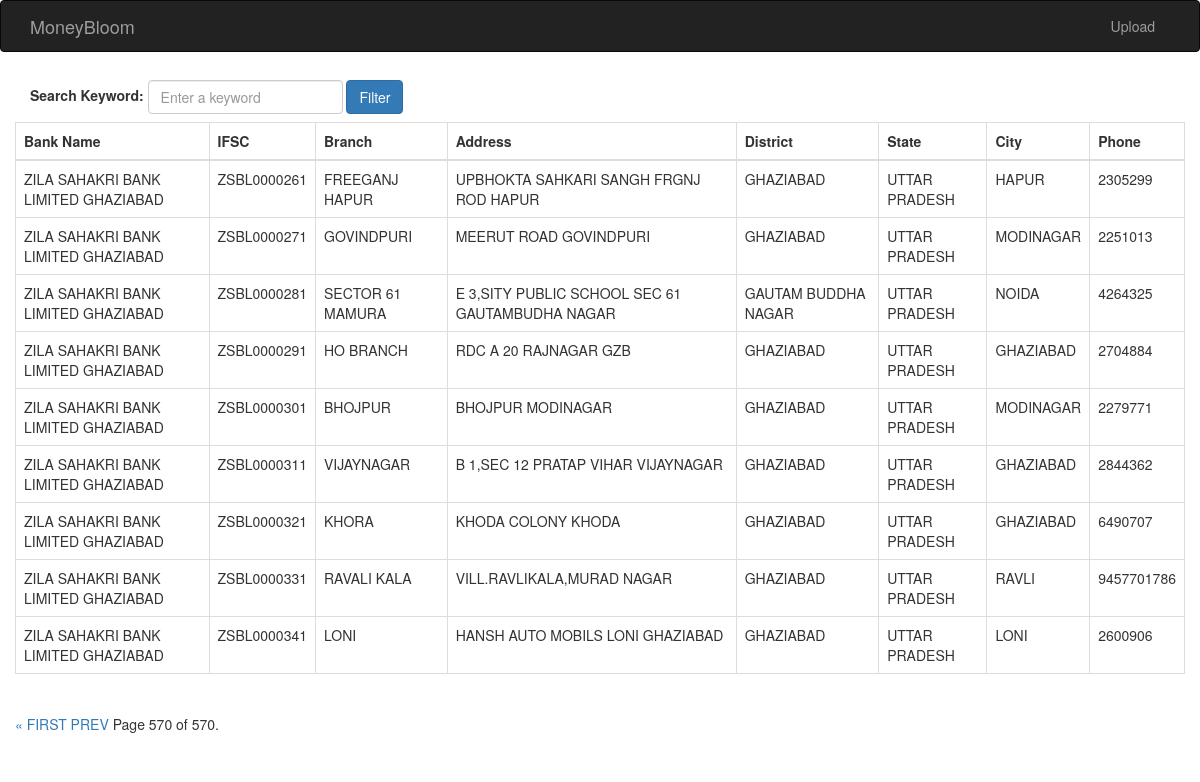
The app's page /bloom/home?page=570 with its own data.
### exceluploader/models.py (models this page shows)
class BankDetails(models.Model):
    bank_name = models.TextField()
    ifsc = models.CharField(max_length=50, primary_key=True)
    branch = models.TextField()
    address = models.TextField()
    district = models.CharField(max_length=2501, default=True)
    state = models.CharField(max_length=250, default=True)
    city = models.CharField(max_length=250, default=True)
    phone = models.CharField(max_length=20, default=True)
    created_at = models.DateTimeField(auto_now_add=True)
    updated_at = models.DateTimeField(auto_now=True)
    class Meta:
        db_table = "BankDetails"

### exceluploader/views.py (the view)
# urls.py: 2. Add a URL to urlpatterns:  path('', Home.as_view(), name='home')
class Home(APIView):
    def get(self, request):
        search = request.GET.get("search", "")
        search_value = search
        if search:
            all_bank_details = fetch_all_bank_details_by_search(search)
        else:
            all_bank_details = fetch_all_bank_details()
        page = request.GET.get('page', 1)
        paginator = Paginator(all_bank_details, 10)
        try:
            bank_details = paginator.page(page)
        except PageNotAnInteger:
            bank_details = paginator.page(1)
        except EmptyPage:
            bank_details = paginator.page(paginator.num_pages)
        return render(request, 'home.html', context={'data': bank_details, 'search_value': search_value})

### exceluploader/core.py (called while the page is built)
def fetch_all_bank_details():
    return BankDetails.objects.all().order_by('ifsc')

### templates/home.html (shortened to what this page needs)
{% extends "base.html" %}
{% block content %}
<form action="/bloom/home" method="get">
    <article class="navbar-form navbar-left p-0 m-0 ml-b">
        <div class="form-group">
            <label>Search Keyword: </label>
            <input type="text" name="search"  value="{{search_value}}" class="form-control post_search_text" placeholder="Enter a keyword">
        </div>
        <input type="submit" value="Filter" class="btn btn-primary post_search_submit"/>
    </article>
</form>
<table class="table table-bordered">
    <thead>
    <tr>
        <th>Bank Name</th>
        <th>IFSC</th>
        <th>Branch</th>
        <th>Address</th>
        <th>District</th>
        <th>State</th>
        <th>City</th>
        <th>Phone</th>
    </tr>
    </thead>
    <tbody>
    {% for bank in data %}
    <tr>
        <td>{{ bank.bank_name }}</td>
        <td>{{ bank.ifsc }}</td>
        <td>{{ bank.branch }}</td>
        <td>{{ bank.address }}</td>
        <td>{{ bank.district }}</td>
        <td>{{ bank.state }}</td>
        <td>{{ bank.city }}</td>
        <td>{{ bank.phone }}</td>
    </tr>
    {% endfor %}
    </tbody>
</table>
{% include 'pagination.html' with data=data %}
{% endblock %}

### records on screen
BankDetails: bank_name "ZILA SAHAKRI BANK LIMITED GHAZIABAD", ifsc "ZSBL0000261", branch "FREEGANJ HAPUR", address "UPBHOKTA SAHKARI SANGH FRGNJ ROD HAPUR", district "GHAZIABAD", state "UTTAR PRADESH", city "HAPUR", phone "2305299"
BankDetails: bank_name "ZILA SAHAKRI BANK LIMITED GHAZIABAD", ifsc "ZSBL0000271", branch "GOVINDPURI", address "MEERUT ROAD GOVINDPURI", district "GHAZIABAD", state "UTTAR PRADESH", city "MODINAGAR", phone "2251013"
BankDetails: bank_name "ZILA SAHAKRI BANK LIMITED GHAZIABAD", ifsc "ZSBL0000281", branch "SECTOR 61 MAMURA", address "E 3,SITY PUBLIC SCHOOL SEC 61 GAUTAMBUDHA NAGAR", district "GAUTAM BUDDHA NAGAR", state "UTTAR PRADESH", city "NOIDA", phone "4264325"
BankDetails: bank_name "ZILA SAHAKRI BANK LIMITED GHAZIABAD", ifsc "ZSBL0000291", branch "HO BRANCH", address "RDC A 20 RAJNAGAR GZB", district "GHAZIABAD", state "UTTAR PRADESH", city "GHAZIABAD", phone "2704884"
BankDetails: bank_name "ZILA SAHAKRI BANK LIMITED GHAZIABAD", ifsc "ZSBL0000301", branch "BHOJPUR", address "BHOJPUR MODINAGAR", district "GHAZIABAD", state "UTTAR PRADESH", city "MODINAGAR", phone "2279771"
BankDetails: bank_name "ZILA SAHAKRI BANK LIMITED GHAZIABAD", ifsc "ZSBL0000311", branch "VIJAYNAGAR", address "B 1,SEC 12 PRATAP VIHAR VIJAYNAGAR", district "GHAZIABAD", state "UTTAR PRADESH", city "GHAZIABAD", phone "2844362"
BankDetails: bank_name "ZILA SAHAKRI BANK LIMITED GHAZIABAD", ifsc "ZSBL0000321", branch "KHORA", address "KHODA COLONY KHODA", district "GHAZIABAD", state "UTTAR PRADESH", city "GHAZIABAD", phone "6490707"
BankDetails: bank_name "ZILA SAHAKRI BANK LIMITED GHAZIABAD", ifsc "ZSBL0000331", branch "RAVALI KALA", address "VILL.RAVLIKALA,MURAD NAGAR", district "GHAZIABAD", state "UTTAR PRADESH", city "RAVLI", phone "9457701786"
BankDetails: bank_name "ZILA SAHAKRI BANK LIMITED GHAZIABAD", ifsc "ZSBL0000341", branch "LONI", address "HANSH AUTO MOBILS LONI GHAZIABAD", district "GHAZIABAD", state "UTTAR PRADESH", city "LONI", phone "2600906"

### other values on screen
{{ data.number }} "570"
{{ data.paginator.num_pages }} "570"
